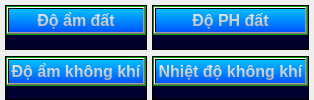
                     <widget class="QWidget" name="Top_ParameterPanel">
                      <layout class="QGridLayout" name="gridLayout_2">
                       <property name="leftMargin">
                        <number>5</number>
                       </property>
                       <property name="topMargin">
                        <number>5</number>
                       </property>
                       <property name="rightMargin">
                        <number>5</number>
                       </property>
                       <property name="bottomMargin">
                        <number>0</number>
                       </property>
                       <property name="horizontalSpacing">
                        <number>5</number>
                       </property>
                       <item row="0" column="0">
                        <widget class="QFrame" name="Top_Para_frame_1">
                         <property name="styleSheet">
                          <string notr="true">background-color: qlineargradient(spread:pad, x1:1, y1:1, x2:1, y2:0, stop:0 rgba(0, 0, 42, 255), stop:1 rgba(0, 0, 70, 255));</string>
                         </property>
                         <property name="frameShape">
                          <enum>QFrame::StyledPanel</enum>
                         </property>
                         <property name="frameShadow">
                          <enum>QFrame::Raised</enum>
                         </property>
                         <layout class="QVBoxLayout" name="verticalLayout_40">
                          <property name="spacing">
                           <number>0</number>
                          </property>
                          <property name="leftMargin">
                           <number>0</number>
                          </property>
                          <property name="topMargin">
                           <number>0</number>
                          </property>
                          <property name="rightMargin">
                           <number>0</number>
                          </property>
                          <property name="bottomMargin">
                           <number>0</number>
                          </property>
                          <item alignment="Qt::AlignTop">
                           <widget class="QFrame" name="Top_Para_frame1_header">
                            <property name="styleSheet">
                             <string notr="true">background-color: rgb(0, 200, 0);</string>
                            </property>
                            <property name="frameShape">
                             <enum>QFrame::StyledPanel</enum>
                            </property>
                            <property name="frameShadow">
                             <enum>QFrame::Raised</enum>
                            </property>
                            <layout class="QVBoxLayout" name="verticalLayout_34">
                             <property name="spacing">
                              <number>0</number>
                             </property>
                             <property name="leftMargin">
                              <number>0</number>
                             </property>
                             <property name="topMargin">
                              <number>0</number>
                             </property>
                             <property name="rightMargin">
                              <number>0</number>
                             </property>
                             <property name="bottomMargin">
                              <number>0</number>
                             </property>
                             <item>
                              <widget class="QPushButton" name="Top_Para_header1">
                               <property name="font">
                                <font>
                                 <family>Segoe UI</family>
                                 <pointsize>12</pointsize>
                                 <weight>75</weight>
                                 <bold>true</bold>
                                </font>
                               </property>
                               <property name="styleSheet">
                                <string notr="true">color: qlineargradient(spread:pad, x1:1, y1:1, x2:1, y2:0, stop:0 rgba(171, 171, 171, 255), stop:1 rgba(239, 239, 239, 255));
background-color: qlineargradient(spread:pad, x1:1, y1:1, x2:1, y2:0, stop:0 rgba(0, 85, 255, 255), stop:1 rgba(0, 192, 255, 255));</string>
                               </property>
                               <property name="text">
                                <string>Độ ẩm đất</string>
                               </property>
                              </widget>
                             </item>
                            </layout>
                           </widget>
                          </item>
                          <item>
                           <widget class="QFrame" name="Top_Para_frame1_body">
                            <property name="sizePolicy">
                             <sizepolicy hsizetype="Preferred" vsizetype="Expanding">
                              <horstretch>0</horstretch>
                              <verstretch>0</verstretch>
                             </sizepolicy>
                            </property>
                            <property name="styleSheet">
                             <string notr="true">background-color: rgba(0, 0, 0, 0);</string>
                            </property>
                            <property name="frameShape">
                             <enum>QFrame::StyledPanel</enum>
                            </property>
                            <property name="frameShadow">
                             <enum>QFrame::Raised</enum>
                            </property>
                            <widget class="QLabel" name="label_16">
                             <property name="geometry">
                              <rect>
                               <x>20</x>
                               <y>10</y>
                               <width>300</width>
                               <height>300</height>
                              </rect>
                             </property>
                             <property name="styleSheet">
                              <string notr="true">border-radius: 150px;
background-color: qconicalgradient(cx:0.5, cy:0.5, angle:90, stop:0.18408 rgba(10, 144, 255, 255), stop:0.358209 rgba(0, 102, 255, 255), stop:0.532338 rgba(0, 74, 255, 255), stop:0.696517 rgba(0, 55, 255, 255), stop:0.895522 rgba(0, 111, 255, 255));
</string>
                             </property>
                             <property name="text">
                              <string/>
                             </property>
                            </widget>
                            <widget class="QLabel" name="label_17">
                             <property name="geometry">
                              <rect>
                               <x>35</x>
                               <y>25</y>
                               <width>270</width>
                               <height>270</height>
                              </rect>
                             </property>
                             <property name="font">
                              <font>
                               <family>Segoe UI</family>
                               <pointsize>16</pointsize>
                              </font>
                             </property>
                             <property name="styleSheet">
                              <string notr="true">background-color: rgb( 0, 0, 42);
border-radius: 135;
color: qlineargradient(spread:pad, x1:1, y1:1, x2:1, y2:0, stop:0 rgba(171, 171, 171, 255), stop:1 rgba(239, 239, 239, 255));</string>
                             </property>
                             <property name="text">
                              <string>ĐỘ ẨM</string>
                             </property>
                             <property name="alignment">
                              <set>Qt::AlignCenter</set>
                             </property>
                            </widget>
                            <widget class="QLabel" name="label_23">
                             <property name="geometry">
                              <rect>
                               <x>0</x>
                               <y>0</y>
                               <width>330</width>
                               <height>330</height>
                              </rect>
                             </property>
                             <property name="styleSheet">
                              <string notr="true">border-radius:165px;
background-color:  qconicalgradient(cx:0.5, cy:0.5, angle:90, stop:0.38806 rgba(0, 0, 42, 255), stop:0.39801 rgba(0, 0, 42, 0));

</string>
                             </property>
                             <property name="text">
                              <string/>
                             </property>
                            </widget>
                            <widget class="QSlider" name="verticalSlider">
                             <property name="geometry">
                              <rect>
                               <x>420</x>
                               <y>20</y>
                               <width>22</width>
                               <height>281</height>
                              </rect>
                             </property>
                             <property name="orientation">
                              <enum>Qt::Vertical</enum>
                             </property>
                            </widget>
                            <zorder>label_16</zorder>
                            <zorder>label_23</zorder>
                            <zorder>label_17</zorder>
                            <zorder>verticalSlider</zorder>
                           </widget>
                          </item>
                         </layout>
                        </widget>
                       </item>
                       <item row="0" column="1">
                        <widget class="QFrame" name="Top_Para_frame_2">
                         <property name="styleSheet">
                          <string notr="true">background-color: qlineargradient(spread:pad, x1:1, y1:1, x2:1, y2:0, stop:0 rgba(0, 0, 42, 255), stop:1 rgba(0, 0, 70, 255));</string>
                         </property>
                         <property name="frameShape">
                          <enum>QFrame::StyledPanel</enum>
                         </property>
                         <property name="frameShadow">
                          <enum>QFrame::Raised</enum>
                         </property>
                         <layout class="QVBoxLayout" name="verticalLayout_41">
                          <property name="spacing">
                           <number>0</number>
                          </property>
                          <property name="leftMargin">
                           <number>0</number>
                          </property>
                          <property name="topMargin">
                           <number>0</number>
                          </property>
                          <property name="rightMargin">
                           <number>0</number>
                          </property>
                          <property name="bottomMargin">
                           <number>0</number>
                          </property>
                          <item alignment="Qt::AlignTop">
                           <widget class="QFrame" name="Top_Para_frame2_header">
                            <property name="styleSheet">
                             <string notr="true">background-color: rgb(0, 200, 0);</string>
                            </property>
                            <property name="frameShape">
                             <enum>QFrame::StyledPanel</enum>
                            </property>
                            <property name="frameShadow">
                             <enum>QFrame::Raised</enum>
                            </property>
                            <layout class="QVBoxLayout" name="verticalLayout_35">
                             <property name="spacing">
                              <number>0</number>
                             </property>
                             <property name="leftMargin">
                              <number>0</number>
                             </property>
                             <property name="topMargin">
                              <number>0</number>
                             </property>
                             <property name="rightMargin">
                              <number>0</number>
                             </property>
                             <property name="bottomMargin">
                              <number>0</number>
                             </property>
                             <item>
                              <widget class="QPushButton" name="Top_Para_header2">
                               <property name="font">
                                <font>
                                 <family>Segoe UI</family>
                                 <pointsize>12</pointsize>
                                 <weight>75</weight>
                                 <bold>true</bold>
                                </font>
                               </property>
                               <property name="styleSheet">
                                <string notr="true">color: qlineargradient(spread:pad, x1:1, y1:1, x2:1, y2:0, stop:0 rgba(171, 171, 171, 255), stop:1 rgba(239, 239, 239, 255));
background-color: qlineargradient(spread:pad, x1:1, y1:1, x2:1, y2:0, stop:0 rgba(0, 85, 255, 255), stop:1 rgba(0, 192, 255, 255));</string>
                               </property>
                               <property name="text">
                                <string>Độ PH đất</string>
                               </property>
                              </widget>
                             </item>
                            </layout>
                           </widget>
                          </item>
                          <item>
                           <widget class="QFrame" name="Top_Para_frame2_body">
                            <property name="sizePolicy">
                             <sizepolicy hsizetype="Preferred" vsizetype="Expanding">
                              <horstretch>0</horstretch>
                              <verstretch>0</verstretch>
                             </sizepolicy>
                            </property>
                            <property name="styleSheet">
                             <string notr="true">background-color: rgba(0, 0, 0, 0);</string>
                            </property>
                            <property name="frameShape">
                             <enum>QFrame::StyledPanel</enum>
                            </property>
                            <property name="frameShadow">
                             <enum>QFrame::Raised</enum>
                            </property>
                            <widget class="QLabel" name="label_18">
                             <property name="geometry">
                              <rect>
                               <x>200</x>
                               <y>80</y>
                               <width>111</width>
                               <height>20</height>
                              </rect>
                             </property>
                             <property name="styleSheet">
                              <string notr="true">color: rgb(255, 255, 255);</string>
                             </property>
                             <property name="text">
                              <string>Biểu đồ độ PH đất</string>
                             </property>
                            </widget>
                           </widget>
                          </item>
                         </layout>
                        </widget>
                       </item>
                       <item row="1" column="0">
                        <widget class="QFrame" name="Top_Para_frame_3">
                         <property name="styleSheet">
                          <string notr="true">background-color: qlineargradient(spread:pad, x1:1, y1:1, x2:1, y2:0, stop:0 rgba(0, 0, 42, 255), stop:1 rgba(0, 0, 70, 255));</string>
                         </property>
                         <property name="frameShape">
                          <enum>QFrame::StyledPanel</enum>
                         </property>
                         <property name="frameShadow">
                          <enum>QFrame::Raised</enum>
                         </property>
                         <layout class="QVBoxLayout" name="verticalLayout_42">
                          <property name="spacing">
                           <number>0</number>
                          </property>
                          <property name="leftMargin">
                           <number>0</number>
                          </property>
                          <property name="topMargin">
                           <number>0</number>
                          </property>
                          <property name="rightMargin">
                           <number>0</number>
                          </property>
                          <property name="bottomMargin">
                           <number>0</number>
                          </property>
                          <item alignment="Qt::AlignTop">
                           <widget class="QFrame" name="Top_Para_frame3_header">
                            <property name="styleSheet">
                             <string notr="true">background-color: rgb(0, 200, 0);</string>
                            </property>
                            <property name="frameShape">
                             <enum>QFrame::StyledPanel</enum>
                            </property>
                            <property name="frameShadow">
                             <enum>QFrame::Raised</enum>
                            </property>
                            <layout class="QVBoxLayout" name="verticalLayout_36">
                             <property name="spacing">
                              <number>0</number>
                             </property>
                             <property name="leftMargin">
                              <number>0</number>
                             </property>
                             <property name="topMargin">
                              <number>0</number>
                             </property>
                             <property name="rightMargin">
                              <number>0</number>
                             </property>
                             <property name="bottomMargin">
                              <number>0</number>
                             </property>
                             <item>
                              <widget class="QPushButton" name="Top_Para_header3">
                               <property name="font">
                                <font>
                                 <family>Segoe UI</family>
                                 <pointsize>12</pointsize>
                                 <weight>75</weight>
                                 <bold>true</bold>
                                </font>
                               </property>
                               <property name="styleSheet">
                                <string notr="true">color: qlineargradient(spread:pad, x1:1, y1:1, x2:1, y2:0, stop:0 rgba(171, 171, 171, 255), stop:1 rgba(239, 239, 239, 255));
background-color: qlineargradient(spread:pad, x1:1, y1:1, x2:1, y2:0, stop:0 rgba(0, 85, 255, 255), stop:1 rgba(0, 192, 255, 255));</string>
                               </property>
                               <property name="text">
                                <string>Độ ẩm không khí</string>
                               </property>
                              </widget>
                             </item>
                            </layout>
                           </widget>
                          </item>
                          <item>
                           <widget class="QFrame" name="Top_Para_frame3_body">
                            <property name="sizePolicy">
                             <sizepolicy hsizetype="Preferred" vsizetype="Expanding">
                              <horstretch>0</horstretch>
                              <verstretch>0</verstretch>
                             </sizepolicy>
                            </property>
                            <property name="styleSheet">
                             <string notr="true">background-color: rgba(0, 0, 0, 0);</string>
                            </property>
                            <property name="frameShape">
                             <enum>QFrame::StyledPanel</enum>
                            </property>
                            <property name="frameShadow">
                             <enum>QFrame::Raised</enum>
                            </property>
                            <widget class="QLabel" name="label_19">
                             <property name="geometry">
                              <rect>
                               <x>180</x>
                               <y>80</y>
                               <width>141</width>
                               <height>20</height>
                              </rect>
                             </property>
                             <property name="styleSheet">
                              <string notr="true">color: rgb(255, 255, 255);</string>
                             </property>
                             <property name="text">
                              <string>Biểu đồ độ ẩm không khí</string>
                             </property>
                            </widget>
                           </widget>
                          </item>
                         </layout>
                        </widget>
                       </item>
                       <item row="1" column="1">
                        <widget class="QFrame" name="Top_Para_frame_4">
                         <property name="styleSheet">
                          <string notr="true">background-color: qlineargradient(spread:pad, x1:1, y1:1, x2:1, y2:0, stop:0 rgba(0, 0, 42, 255), stop:1 rgba(0, 0, 70, 255));</string>
                         </property>
                         <property name="frameShape">
                          <enum>QFrame::StyledPanel</enum>
                         </property>
                         <property name="frameShadow">
                          <enum>QFrame::Raised</enum>
                         </property>
                         <layout class="QVBoxLayout" name="verticalLayout_43">
                          <property name="spacing">
                           <number>0</number>
                          </property>
                          <property name="leftMargin">
                           <number>0</number>
                          </property>
                          <property name="topMargin">
                           <number>0</number>
                          </property>
                          <property name="rightMargin">
                           <number>0</number>
                          </property>
                          <property name="bottomMargin">
                           <number>0</number>
                          </property>
                          <item alignment="Qt::AlignTop">
                           <widget class="QFrame" name="Top_Para_frame4_header">
                            <property name="styleSheet">
                             <string notr="true">background-color: rgb(0, 200, 0);</string>
                            </property>
                            <property name="frameShape">
                             <enum>QFrame::StyledPanel</enum>
                            </property>
                            <property name="frameShadow">
                             <enum>QFrame::Raised</enum>
                            </property>
                            <layout class="QVBoxLayout" name="verticalLayout_37">
                             <property name="spacing">
                              <number>0</number>
                             </property>
                             <property name="leftMargin">
                              <number>0</number>
                             </property>
                             <property name="topMargin">
                              <number>0</number>
                             </property>
                             <property name="rightMargin">
                              <number>0</number>
                             </property>
                             <property name="bottomMargin">
                              <number>0</number>
                             </property>
                             <item>
                              <widget class="QPushButton" name="Top_Para_header4">
                               <property name="font">
                                <font>
                                 <family>Segoe UI</family>
                                 <pointsize>12</pointsize>
                                 <weight>75</weight>
                                 <bold>true</bold>
                                </font>
                               </property>
                               <property name="styleSheet">
                                <string notr="true">color: qlineargradient(spread:pad, x1:1, y1:1, x2:1, y2:0, stop:0 rgba(171, 171, 171, 255), stop:1 rgba(239, 239, 239, 255));
background-color: qlineargradient(spread:pad, x1:1, y1:1, x2:1, y2:0, stop:0 rgba(0, 85, 255, 255), stop:1 rgba(0, 192, 255, 255));</string>
                               </property>
                               <property name="text">
                                <string>Nhiệt độ không khí</string>
                               </property>
                              </widget>
                             </item>
                            </layout>
                           </widget>
                          </item>
                          <item>
                           <widget class="QFrame" name="Top_Para_frame4_body">
                            <property name="sizePolicy">
                             <sizepolicy hsizetype="Preferred" vsizetype="Expanding">
                              <horstretch>0</horstretch>
                              <verstretch>0</verstretch>
                             </sizepolicy>
                            </property>
                            <property name="styleSheet">
                             <string notr="true">background-color: rgba(0, 0, 0, 0);</string>
                            </property>
                            <property name="frameShape">
                             <enum>QFrame::StyledPanel</enum>
                            </property>
                            <property name="frameShadow">
                             <enum>QFrame::Raised</enum>
                            </property>
                            <widget class="QLabel" name="label_20">
                             <property name="geometry">
                              <rect>
                               <x>180</x>
                               <y>100</y>
                               <width>151</width>
                               <height>20</height>
                              </rect>
                             </property>
                             <property name="styleSheet">
                              <string notr="true">color: rgb(255, 255, 255);</string>
                             </property>
                             <property name="text">
                              <string>Biểu đồ nhiệt độ không khí</string>
                             </property>
                            </widget>
                           </widget>
                          </item>
                         </layout>
                        </widget>
                       </item>
                      </layout>
                     </widget>
